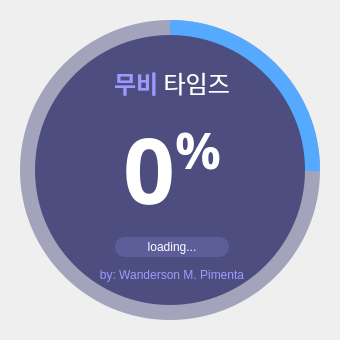
<?xml version="1.0" encoding="UTF-8"?>
<ui version="4.0">
 <class>SplashScreen</class>
 <widget class="QMainWindow" name="SplashScreen">
  <property name="geometry">
   <rect>
    <x>0</x>
    <y>0</y>
    <width>340</width>
    <height>340</height>
   </rect>
  </property>
  <property name="windowTitle">
   <string>MainWindow</string>
  </property>
  <widget class="QWidget" name="centralwidget">
   <widget class="QFrame" name="circularProgressBarBase">
    <property name="geometry">
     <rect>
      <x>10</x>
      <y>10</y>
      <width>320</width>
      <height>320</height>
     </rect>
    </property>
    <property name="frameShape">
     <enum>QFrame::NoFrame</enum>
    </property>
    <property name="frameShadow">
     <enum>QFrame::Raised</enum>
    </property>
    <widget class="QFrame" name="circularProgress">
     <property name="geometry">
      <rect>
       <x>10</x>
       <y>10</y>
       <width>300</width>
       <height>300</height>
      </rect>
     </property>
     <property name="styleSheet">
      <string notr="true">QFrame{
	border-radius: 150px;
	background-color: qconicalgradient(cx:0.5, cy:0.5, angle:90, stop:0.749 rgba(255, 0, 127, 0), stop:0.750 rgba(85, 170, 255, 255));
}</string>
     </property>
     <property name="frameShape">
      <enum>QFrame::NoFrame</enum>
     </property>
     <property name="frameShadow">
      <enum>QFrame::Raised</enum>
     </property>
    </widget>
    <widget class="QFrame" name="circularBg">
     <property name="geometry">
      <rect>
       <x>10</x>
       <y>10</y>
       <width>300</width>
       <height>300</height>
      </rect>
     </property>
     <property name="styleSheet">
      <string notr="true">QFrame{
	border-radius: 150px;
	background-color: rgba(77, 77, 127, 120);
}</string>
     </property>
     <property name="frameShape">
      <enum>QFrame::NoFrame</enum>
     </property>
     <property name="frameShadow">
      <enum>QFrame::Raised</enum>
     </property>
    </widget>
    <widget class="QFrame" name="container">
     <property name="geometry">
      <rect>
       <x>25</x>
       <y>25</y>
       <width>270</width>
       <height>270</height>
      </rect>
     </property>
     <property name="styleSheet">
      <string notr="true">QFrame{
	border-radius: 135px;
	background-color: rgb(77, 77, 127);
}</string>
     </property>
     <property name="frameShape">
      <enum>QFrame::NoFrame</enum>
     </property>
     <property name="frameShadow">
      <enum>QFrame::Raised</enum>
     </property>
     <widget class="QWidget" name="layoutWidget">
      <property name="geometry">
       <rect>
        <x>40</x>
        <y>30</y>
        <width>194</width>
        <height>221</height>
       </rect>
      </property>
      <layout class="QGridLayout" name="gridLayout">
       <item row="1" column="0">
        <widget class="QLabel" name="labelPercentage">
         <property name="font">
          <font>
           <family>나눔스퀘어 ExtraBold</family>
           <pointsize>36</pointsize>
           <bold>true</bold>
          </font>
         </property>
         <property name="styleSheet">
          <string notr="true">background-color: none;
color: #FFFFFF</string>
         </property>
         <property name="text">
          <string>&lt;p&gt;&lt;span style=&quot; font-size:68pt;&quot;&gt;0&lt;/span&gt;&lt;span style=&quot; font-size:58pt; vertical-align:super;&quot;&gt;%&lt;/span&gt;&lt;/p&gt;</string>
         </property>
         <property name="alignment">
          <set>Qt::AlignCenter</set>
         </property>
        </widget>
       </item>
       <item row="2" column="0">
        <widget class="QLabel" name="labelLoadingInfo">
         <property name="minimumSize">
          <size>
           <width>0</width>
           <height>20</height>
          </size>
         </property>
         <property name="maximumSize">
          <size>
           <width>16777215</width>
           <height>20</height>
          </size>
         </property>
         <property name="font">
          <font>
           <pointsize>9</pointsize>
          </font>
         </property>
         <property name="styleSheet">
          <string notr="true">QLabel{
	border-radius: 10px;	
	background-color: rgb(93, 93, 154);
	color: #FFFFFF;
	margin-left: 40px;
	margin-right: 40px;
}</string>
         </property>
         <property name="frameShape">
          <enum>QFrame::NoFrame</enum>
         </property>
         <property name="text">
          <string>loading...</string>
         </property>
         <property name="alignment">
          <set>Qt::AlignCenter</set>
         </property>
        </widget>
       </item>
       <item row="3" column="0">
        <widget class="QLabel" name="labelCredits">
         <property name="font">
          <font>
           <pointsize>9</pointsize>
          </font>
         </property>
         <property name="styleSheet">
          <string notr="true">background-color: none;
color: rgb(155, 155, 255);</string>
         </property>
         <property name="text">
          <string>by: Wanderson M. Pimenta</string>
         </property>
         <property name="alignment">
          <set>Qt::AlignCenter</set>
         </property>
        </widget>
       </item>
       <item row="0" column="0">
        <widget class="QLabel" name="labelTitle">
         <property name="font">
          <font>
           <family>가나초콜릿</family>
           <pointsize>18</pointsize>
          </font>
         </property>
         <property name="styleSheet">
          <string notr="true">background-color: none;
color: #FFFFFF</string>
         </property>
         <property name="text">
          <string>&lt;html&gt;&lt;head/&gt;&lt;body&gt;&lt;p&gt;&lt;span style=&quot; font-weight:600; color:#9b9bff;&quot;&gt;무비&lt;/span&gt; 타임즈&lt;/p&gt;&lt;/body&gt;&lt;/html&gt;</string>
         </property>
         <property name="alignment">
          <set>Qt::AlignCenter</set>
         </property>
        </widget>
       </item>
      </layout>
     </widget>
    </widget>
    <zorder>circularBg</zorder>
    <zorder>circularProgress</zorder>
    <zorder>container</zorder>
   </widget>
  </widget>
 </widget>
 <resources/>
 <connections/>
</ui>
